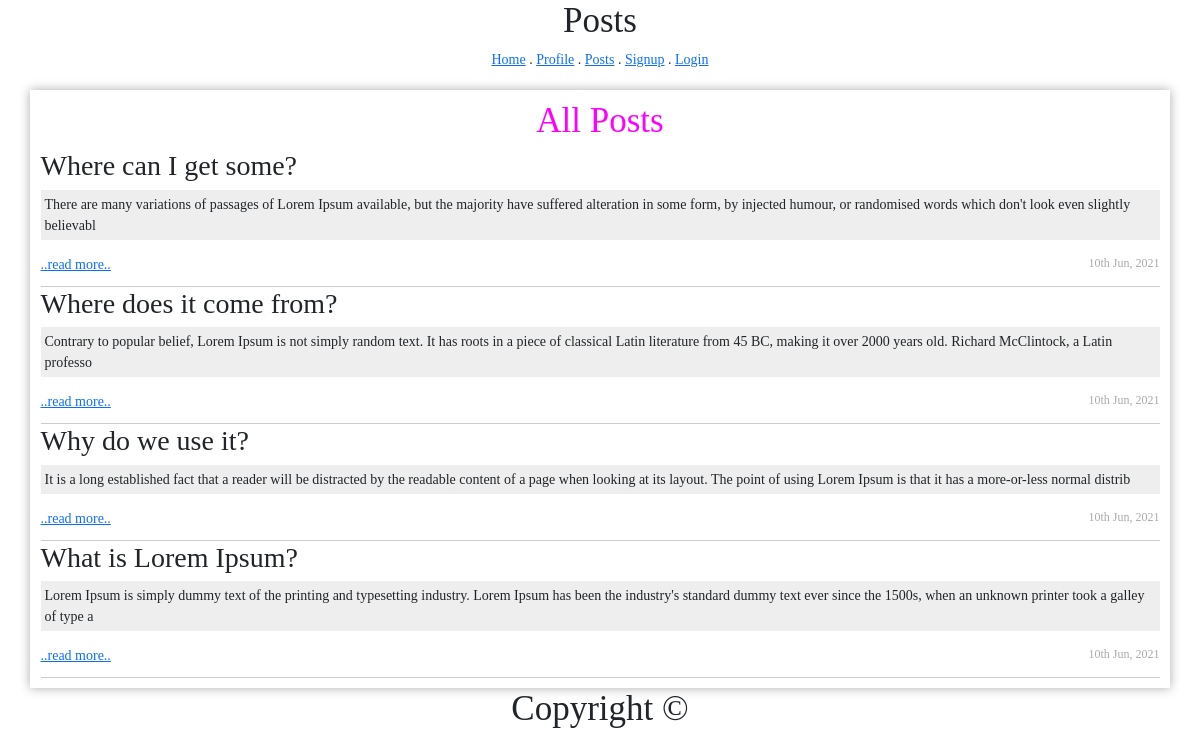
/posts.php, run on the app's committed database.
### tables this page shows
CREATE TABLE `posts` (
  `id` int(11) NOT NULL,
  `title` varchar(255) NOT NULL,
  `post` text NOT NULL,
  `date` datetime NOT NULL DEFAULT current_timestamp()
);

### functions.php (called while the page is built, shortened)
<?php
class Database
{
    private function connect()
    {
        try {
            $string = "mysql:host=localhost;dbname=security_db";
            $con = new PDO($string, "root", "");
        } catch (PDOException $e) {
            if ($_SERVER['HTTP_HOST'] == "localhost") {
                die($e->getMessage());
            } else {
                die("Could not connect to the database");
            }
        }
        return $con;
    }
    public function db_read($query, $data = array())
    {
        $con = $this->connect();
        $stmt = $con->prepare($query);
        if ($stmt) {
            $check = $stmt->execute($data);
            if ($check) {
                $result = $stmt->fetchAll(PDO::FETCH_ASSOC);
                if (is_array($result) && count($result) > 0) {
                    return $result;
                }
            }
        }
        return false;
    }
}
class Posts extends Database
{
    public function get_home_posts()
    {
        $query = "select * from posts order by id desc";
        $result = $this->db_read($query);
        return $result;
    }
}

### posts.php (the view, shortened to what this page needs)
<!DOCTYPE html>
<html>
<head>
</head>
<body>
	<center>
		<h1>Posts</h1>
	</center>
	<?php include("header.php"); ?>
	<div class="container" style="">
		<center>
			<h1 style="color:#f0f;">All Posts</h1>
		</center>
		<?php
		$post_class = new Posts();
		$result = $post_class->get_home_posts();
		if ($result) {
			foreach ($result as $row) {
				echo "
			<div class='post'>
			<div>
			<h2>$row[title]</h2>
			</div>
			<p class='text'>" . substr($row['post'], 0, 200) . "</p>
			<a href='post?id=" . $row['id'] . "'>..read more..</a>
			<p class='timestamp'>" . date("jS M, Y", strtotime($row['date'])) . "</p>
			<br style='clear: both;'>
			</div>
			";
			}
		}
		?>
	</div>
	<?php include("footer.php"); ?>

### posts.php (style rules this page uses)
* { font-family: tahoma; font-size: 14px; }
.container { padding: 10px; box-shadow: 0px 0px 10px #aaa; margin: auto; margin-top: 20px; width: 100%; max-width: 800px; min-height: 100px; }
.post { border-bottom: solid thin #ccc; }
.text { padding: 4px; background-color: #eee; }
.timestamp { font-size: 12px; color: #aaa; float: right; }

### data on the page
posts: title "Where can I get some?", post "There are many variations of passages of Lorem Ipsum available, but the majority have suffered alteration in some form, by injected humour, or randomised words which don't look even slightly believabl", date "10th Jun, 2021"
posts: title "Where does it come from?", post "Contrary to popular belief, Lorem Ipsum is not simply random text. It has roots in a piece of classical Latin literature from 45 BC, making it over 2000 years old. Richard McClintock, a Latin professo", date "10th Jun, 2021"
posts: title "Why do we use it?", post "It is a long established fact that a reader will be distracted by the readable content of a page when looking at its layout. The point of using Lorem Ipsum is that it has a more-or-less normal distrib", date "10th Jun, 2021"
posts: title "What is Lorem Ipsum?", post "Lorem Ipsum is simply dummy text of the printing and typesetting industry. Lorem Ipsum has been the industry's standard dummy text ever since the 1500s, when an unknown printer took a galley of type a", date "10th Jun, 2021"
